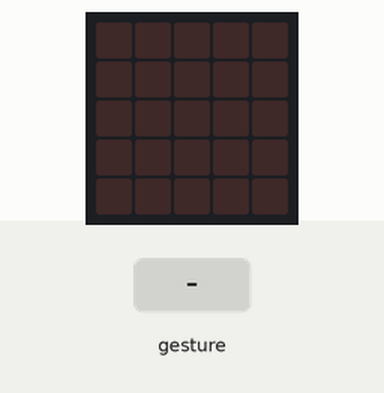
The program below on a simulated BBC micro:bit (MakeCode). Shown: the board's 5×5 LED display. Inputs (shaded band) come from the test bench. Random numbers come from a fixed seed; a tilt is held for 1.5 s and a shake lasts 1 s, then the board lies face up again.

Above: at 1.2 s.
1.3 s: gesture 'shake'
At 2.2 s:
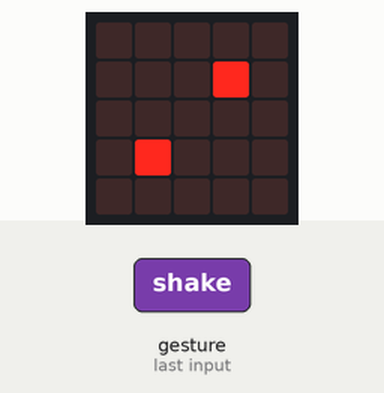
3.0 s: gesture 'shake'
At 3.5 s:
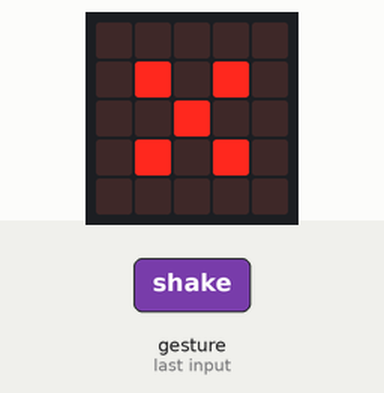
4.7 s: gesture 'shake'
At 6.0 s:
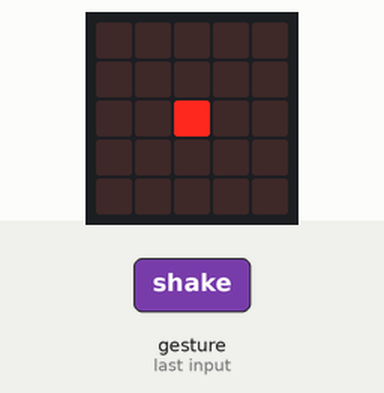
6.4 s: gesture 'shake'
At 7.2 s:
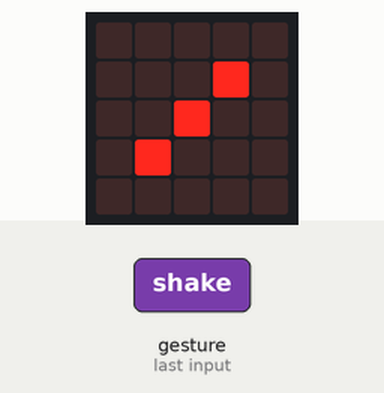
Timing chart, 0 to 9.1 s (numbered marks = the images above; inputs shaded):
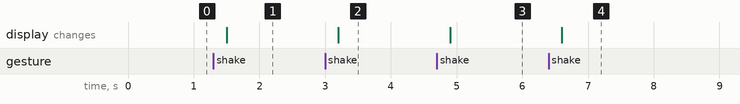

The program:

main.ts
```typescript
let número = 0
input.onGesture(Gesture.Shake, function () {
    número = randint(1, 6)
    if (número == 1) {
        basic.showLeds(`
            . . . . .
            . . . . .
            . . # . .
            . . . . .
            . . . . .
            `)
    } else if (número == 2) {
        basic.showLeds(`
            . . . . .
            . . . # .
            . . . . .
            . # . . .
            . . . . .
            `)
    } else if (número == 3) {
        basic.showLeds(`
            . . . . .
            . . . # .
            . . # . .
            . # . . .
            . . . . .
            `)
    } else if (número == 4) {
        basic.showLeds(`
            . . . . .
            . # . # .
            . . . . .
            . # . # .
            . . . . .
            `)
    } else if (número == 5) {
        basic.showLeds(`
            . . . . .
            . # . # .
            . . # . .
            . # . # .
            . . . . .
            `)
    } else if (número == 6) {
        basic.showLeds(`
            . . . . .
            . # . # .
            . # . # .
            . # . # .
            . . . . .
            `)
    }
})
```

test.ts
```typescript
// aquí va el archivo "tests"; esto no se compilará cuando este paquete se utilice como una extensión.
```

Measured:
- after the input at 1.3 s, the display: changes after 0.20 s (image 1)
- after the input at 3.0 s, the display: changes after 0.20 s (image 2)
- after the input at 4.7 s, the display: changes after 0.20 s (image 3)
- after the input at 6.4 s, the display: changes after 0.20 s (image 4)
